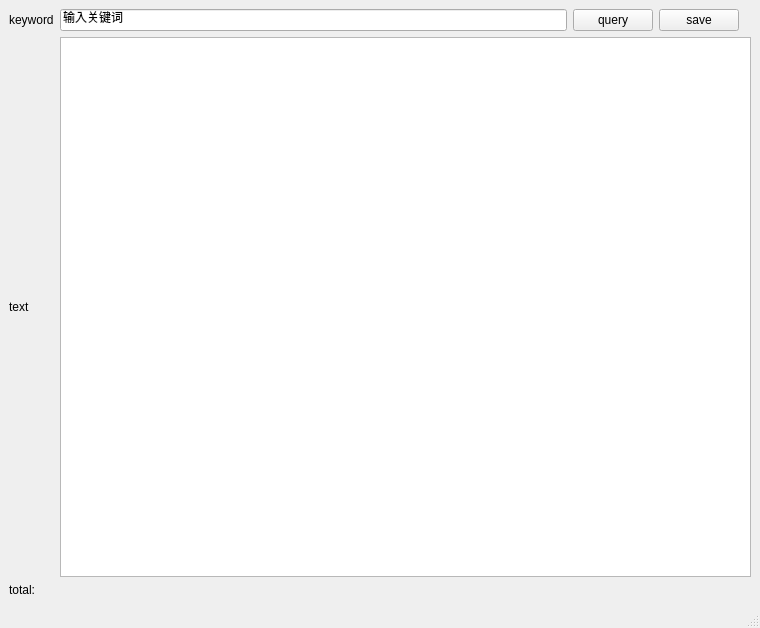
<?xml version="1.0" encoding="UTF-8"?>
<ui version="4.0">
 <class>MainWindow</class>
 <widget class="QMainWindow" name="MainWindow">
  <property name="geometry">
   <rect>
    <x>0</x>
    <y>0</y>
    <width>760</width>
    <height>628</height>
   </rect>
  </property>
  <property name="windowTitle">
   <string>MainWindow</string>
  </property>
  <widget class="QWidget" name="centralwidget">
   <layout class="QGridLayout" name="gridLayout_2">
    <item row="0" column="0">
     <layout class="QGridLayout" name="gridLayout">
      <item row="2" column="0">
       <widget class="QLabel" name="total_num">
        <property name="text">
         <string>total:</string>
        </property>
       </widget>
      </item>
      <item row="0" column="0">
       <widget class="QLabel" name="keyword">
        <property name="text">
         <string>keyword</string>
        </property>
       </widget>
      </item>
      <item row="1" column="0">
       <widget class="QLabel" name="text">
        <property name="text">
         <string>text</string>
        </property>
       </widget>
      </item>
      <item row="0" column="1">
       <widget class="QLineEdit" name="lineEdit">
        <property name="text">
         <string>输入关键词</string>
        </property>
       </widget>
      </item>
      <item row="1" column="1" colspan="5">
       <widget class="QPlainTextEdit" name="plainTextEdit"/>
      </item>
      <item row="0" column="3">
       <widget class="QPushButton" name="insert_pb">
        <property name="text">
         <string>save</string>
        </property>
       </widget>
      </item>
      <item row="0" column="2">
       <widget class="QPushButton" name="query_pb">
        <property name="text">
         <string>query</string>
        </property>
       </widget>
      </item>
     </layout>
    </item>
   </layout>
  </widget>
  <widget class="QMenuBar" name="menubar">
   <property name="geometry">
    <rect>
     <x>0</x>
     <y>0</y>
     <width>760</width>
     <height>22</height>
    </rect>
   </property>
  </widget>
  <widget class="QStatusBar" name="statusbar"/>
 </widget>
 <resources/>
 <connections/>
</ui>
